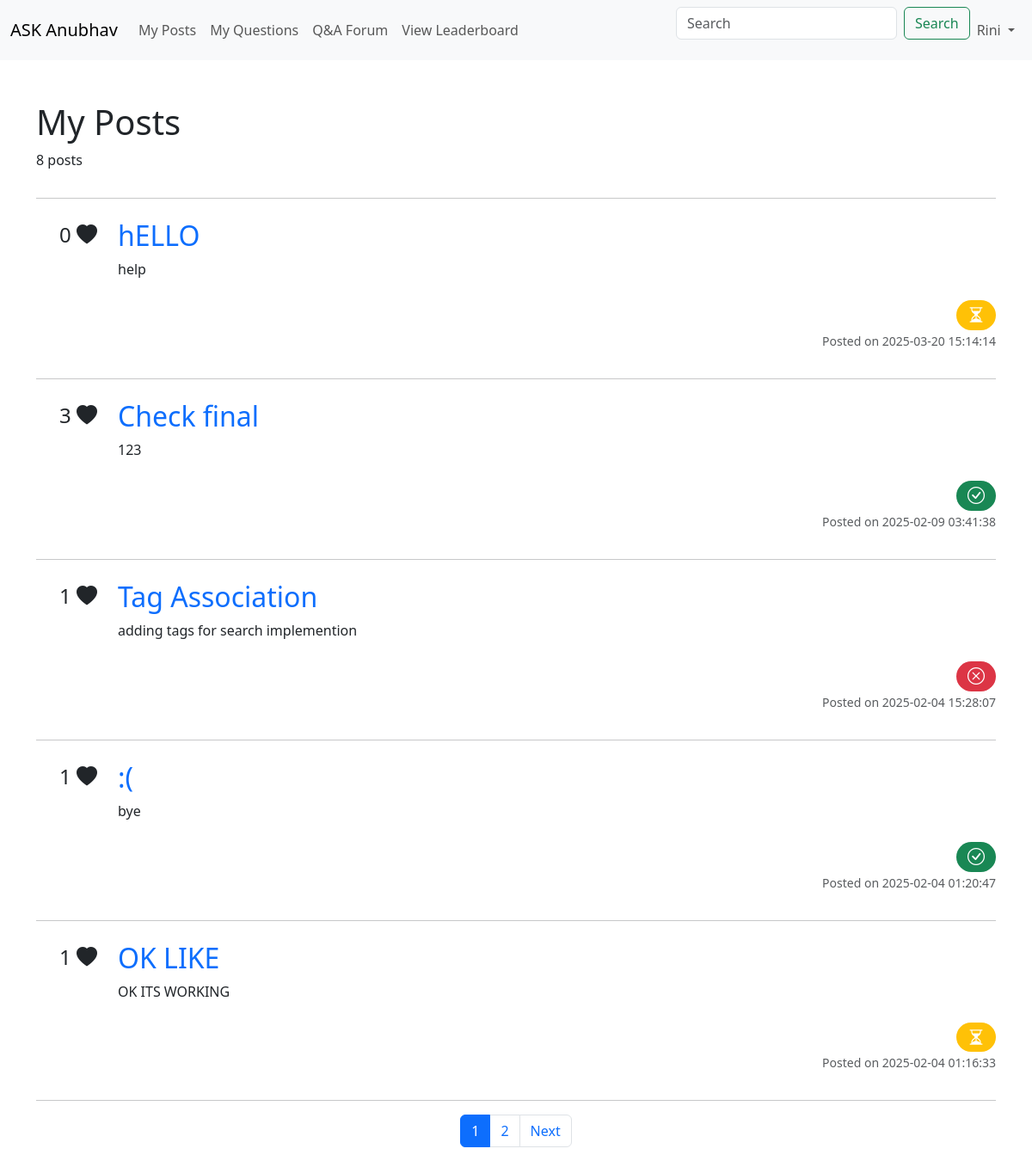
Page /my_posts (signed in) on the earlier database version.
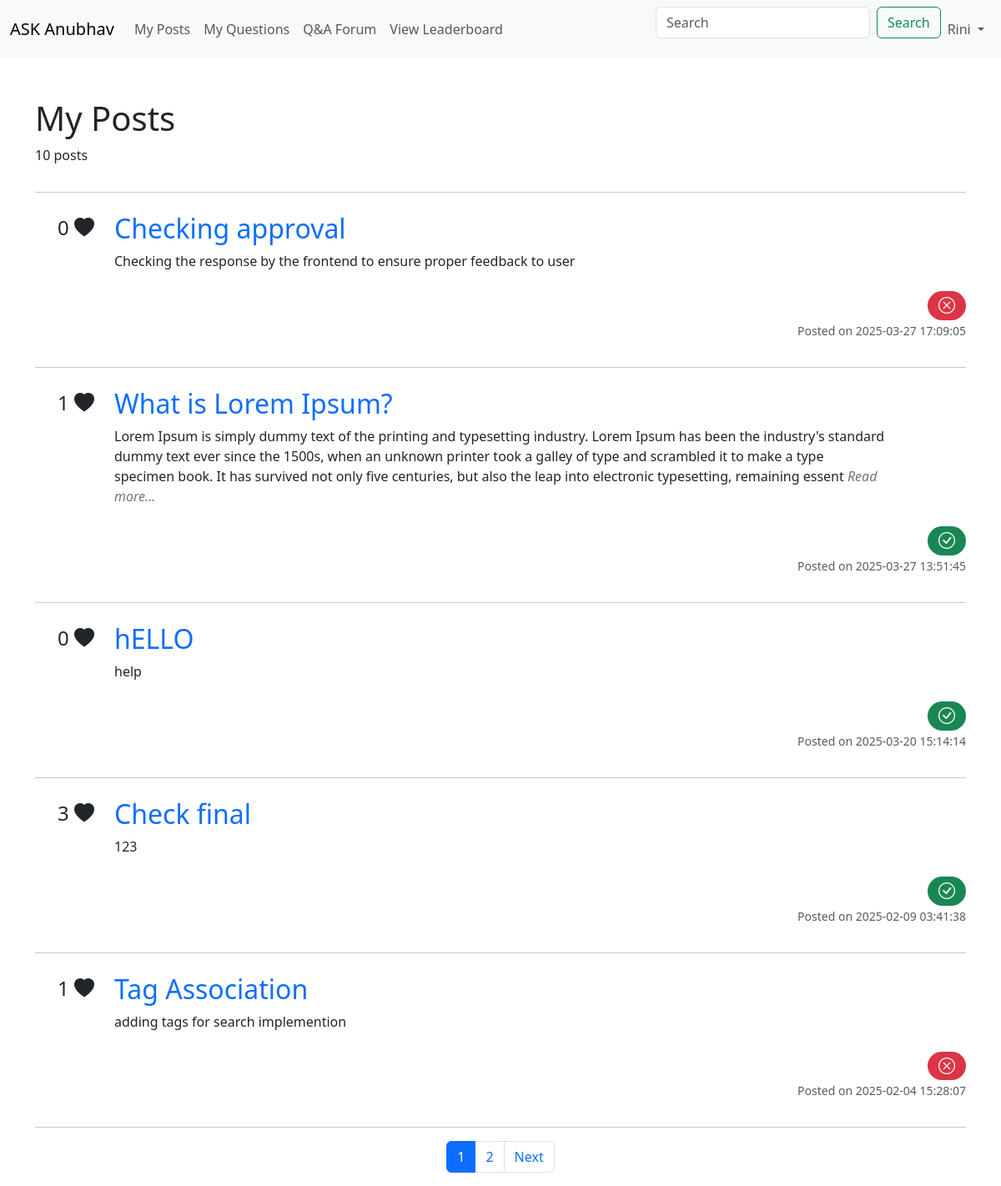
Same page on the later database version.
### merged.py (models this page shows, shortened)
class Post(db.Model):
    __tablename__ = 'post'
    id = db.Column(db.Integer, primary_key=True)
    title = db.Column(db.String(100), nullable=False)
    body = db.Column(db.Text, nullable=False)
    keywords = db.Column(db.String(255))
    date_of_post = db.Column(db.DateTime, default=lambda: datetime.now(timezone.utc))
    student_id = db.Column(db.Integer, nullable=False)
    like_count = db.Column(db.Integer, default=0)
    tags = db.relationship('Tag', secondary=post_tags, lazy='subquery', backref=db.backref('posts', lazy=True))
    approval = db.relationship('PostApproval', uselist=False, back_populates='post')

class PostApproval(db.Model):
    __tablename__ = 'post_approval'
    id = db.Column(db.Integer, primary_key=True)
    post_id = db.Column(db.Integer, db.ForeignKey('post.id'), nullable=False)
    status = db.Column(db.String(20), default='pending')  # 'pending', 'approved', 'rejected'
    remark = db.Column(db.Text)
    approver_id = db.Column(db.Integer, nullable=True)  # ID of the faculty who approved/rejected
    approval_date = db.Column(db.DateTime, default=datetime.utcnow)
    post = db.relationship('Post', back_populates='approval')

### merged.py (the view)
@app.route('/my_posts')
@student_required
def my_posts():
    try:
        if 'student_id' not in session:
            flash("Please log in to view your posts.", "warning")
            return redirect(url_for('login'))
        page = request.args.get('page', 1, type=int)
        student_id = session.get('student_id')
        total_posts = Post.query.filter_by(student_id=student_id).count()
        username = session.get('username')
        posts_query = db.session.query(
            Post, PostApproval.status
        ).outerjoin(PostApproval, Post.id == PostApproval.post_id).filter(
            Post.student_id == student_id
        ).order_by(Post.date_of_post.desc())
        pagination = posts_query.paginate(page=page, per_page=5, error_out=False)
        posts = pagination.items
        return render_template(
            'ASK_Anubhav/Student/my_posts.html',
            posts=posts,
            pagination=pagination,
            student_id=student_id,
            username=username,
            total_posts=total_posts
        )
    except Exception as e:
        flash(f"An error occurred while fetching your posts: {str(e)}", "danger")
        print("An error occurred while fetching your posts")
        return redirect(url_for('index'))

### merged.py (called while the page is built)
@app.context_processor
def inject_session():
    try:
        return dict(session=session)  # Inject session into all templates
    except Exception as e:
        print("Session not created due to: {str(e)}")
        return dict(session={})

def student_required(f):
    @wraps(f)
    def decorated_function(*args, **kwargs):
        if session.get('is_faculty') != 0:
            flash("Access restricted to students only!", "danger")
            return redirect(url_for('index'))  # Redirect to homepage
        return f(*args, **kwargs)
    return decorated_function

### templates/ASK_Anubhav/Student/my_posts.html (shortened to what the changed rows need)
<!DOCTYPE html>
<html lang="en">
<head>
    <link rel="stylesheet" href="./static/ASK_Anubhav/Student/style1.css" />
    <link
      href="https://cdn.jsdelivr.net/npm/bootstrap@5.3.3/dist/css/bootstrap.min.css"
      rel="stylesheet"
    />
    <link href="https://cdn.jsdelivr.net/npm/bootstrap-icons/font/bootstrap-icons.css" rel="stylesheet">
</head>
<body>
    <div class="container">
      <div class="row mt-5">
        <div class="col-md-9 ">
          <h1>My Posts</h1>
        </div>
      </div>
      <div class="row">
        <div class="col-2 col-sm-2 col-md-2 col-xs-2">
          <p>{{ total_posts }} posts</p>
        </div>
      <div>
        <hr />
        {% for post, approval_status in posts %}
        <div class="row mt-4" onclick="window.location='{{ url_for('post_details', post_id=post.id) }}';"
         style="cursor: pointer;">
          <div class="col-1 col-sm-1 col-md-1 col-xs-1 text-end">
            <p style="font-size: 24px;">{{ post.like_count }} <i class="bi bi-heart-fill"></i></p>
          </div>
          <div class="col-10 col-sm-10 col-md-10 col-xs-10">
            <a class="anchor-tag" href="{{ url_for('post_details', post_id=post.id) }}" style="text-decoration:none;">
              <h2>{{ post.title }}</h2>
            </a>
            <p>{{ post.body[:350] }}
            {% if post.body|length > 350 %} <span style="color: #6c757d; font-style: italic;">Read more...<span> {% endif %}
            </p>
          </div>
          <div class="mt-2 text-end">
            {% if post.approval and post.approval.status.lower() in ["approved", "rejected"] %}
                    {% if post.approval.status.lower() == "approved" %}
                        <span class="badge bg-success rounded-pill fs-5" title="Approved"><i class="bi bi-check-circle"></i></span>
                    {% elif post.approval.status.lower() == "rejected" %}
                        <span class="badge bg-danger rounded-pill fs-5" title="Rejected"><i class="bi bi-x-circle"></i></span>
                    {% else %}
                        <span class="badge bg-warning rounded-pill fs-5" title="Pending"><i class="bi bi-hourglass-split"></i></span>
                    {% endif %}
            {% else %}
                        <span class="badge bg-warning rounded-pill fs-5" title="Pending"><i class="bi bi-hourglass-split"></i></span>
            {% endif %}
          </div>
        </div>
          <div class="row">
            <div class="text-end">
              <p class="">
                <small class="text-body-secondary">Posted on {{ post.date_of_post.strftime('%Y-%m-%d %H:%M:%S') }}</small>
              </p>
            </div>
          </div>
      <hr />
      {% endfor %}
    </div>
    <nav>
    <ul class="pagination justify-content-center">
      {% for num in pagination.iter_pages() %}
      {% if num %}
      {% if num == pagination.page %}
      <li class="page-item active"><span class="page-link">{{ num }}</span></li>
      {% else %}
      <li class="page-item">
        <a class="page-link" href="{{ url_for('my_posts', page=num, search=search_query) }}">{{ num }}</a>
      </li>
      {% endif %}
      {% else %}
      <li class="page-item disabled"><span class="page-link">...</span></li>
      {% endif %}
      {% endfor %}
    </ul>
  </nav>
</body>
</html>

Differences in the rows shown:
no longer on this page (row unchanged): Post: like_count "0", title "hELLO", body "help", date_of_post "2025-03-20 15:14:14"
no longer on this page (row unchanged): PostApproval: like_count "1", title ":(", body "bye", status "approved" (drawn), date_of_post "2025-02-04 01:20:47"
no longer on this page (row unchanged): Post: like_count "1", title "OK LIKE", body "OK ITS WORKING", date_of_post "2025-02-04 01:16:33"
added PostApproval: like_count "0", title "Checking approval", body "Checking the response by the frontend to ensure proper feedback to user", status "Rejected" (drawn), date_of_post "2025-03-27 17:09:05"
added PostApproval: like_count "1", title "What is Lorem Ipsum?", body "Lorem Ipsum is simply dummy text of the printing and typesetting industry. Lorem Ipsum has been the industry's standard dummy text ever since the 1500s, when an unknown printer took a galley of type and scrambled it to make a type specimen book. It has survived not only five centuries, but also the leap into electronic typesetting, remaining essent", shows "Read more...", status "Approved" (drawn), date_of_post "2025-03-27 13:51:45"
added PostApproval: like_count "0", title "hELLO", body "help", status "Approved" (drawn), date_of_post "2025-03-20 15:14:14"
Other differences:
{{ total_posts }}: "8" → "10"
